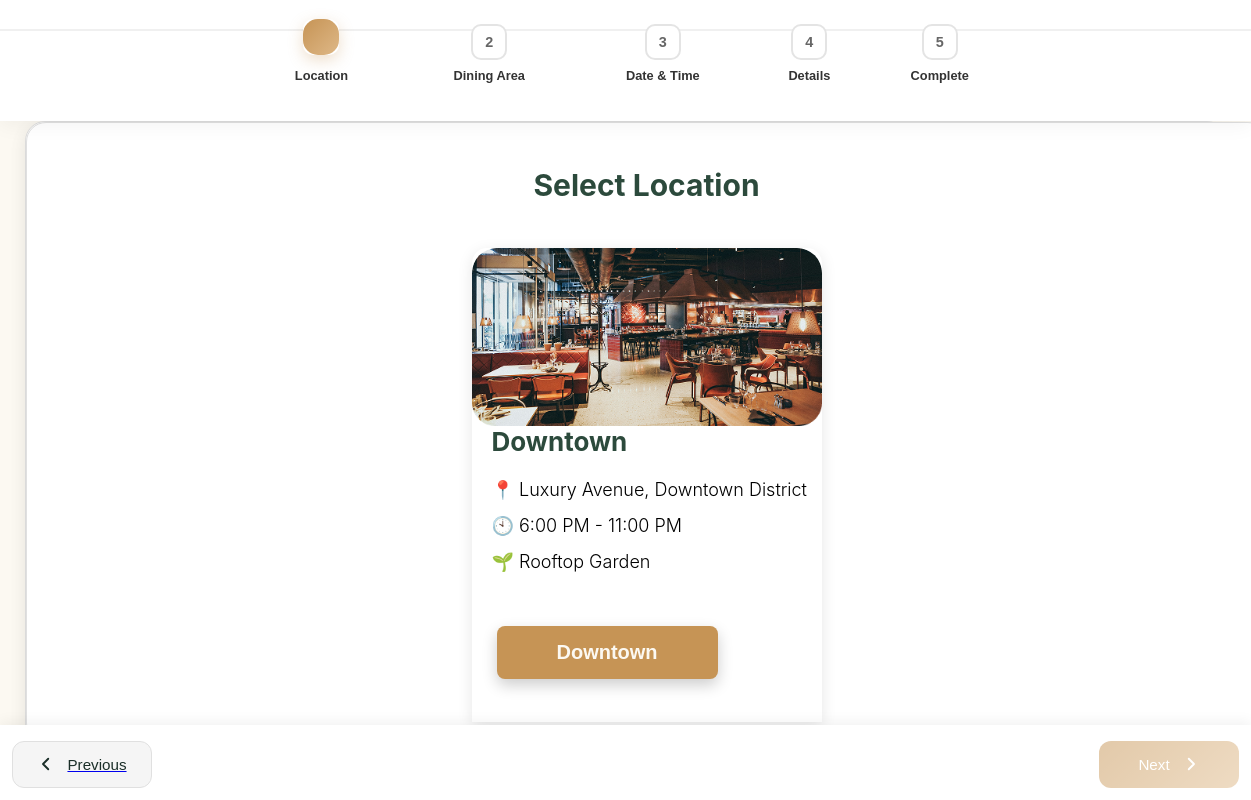
Page /location/reservation (signed in) on the earlier database version.
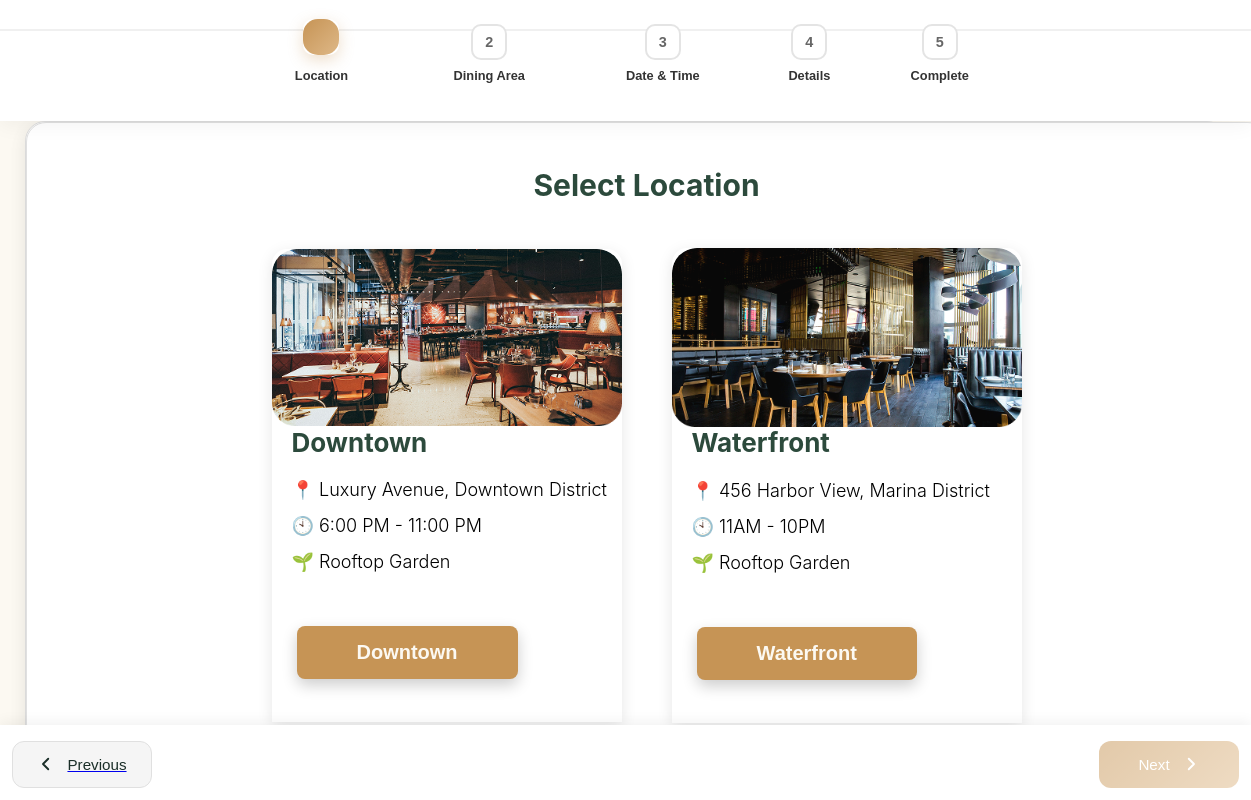
Same page on the later database version.
### app.py (models this page shows)
class Location(db.Model):
    __tablename__ = "locations"
    id = db.Column(db.Integer, primary_key=True)
    name = db.Column(db.String(100), nullable=False)
    address = db.Column(db.String(200), nullable=False)
    operating_hours = db.Column(db.String(50), nullable=True)
    contact_number = db.Column(db.String(15), nullable=True)
    tags1 = db.Column(db.String(50), nullable=True)
    tags2 = db.Column(db.String(50), nullable=True)
    tags3 = db.Column(db.String(50), nullable=True)
    image_url = db.Column(db.String(100), nullable=True)
    availability_status = db.Column(db.Boolean, default=True)
    reservations = db.relationship("Reservation", back_populates="location")

### app.py (the view, shortened to what this page needs)
@app.route('/location/reservation', methods=['GET', 'POST'])
@login_required
def location():
    locations = Location.query.all()
    reservation_type = session.get('reservation_type', '')
    return render_template('step.html', locations=locations, reservation_type=reservation_type)

### app.py (called while the page is built)
@login.user_loader
def load_user(user_id):
    print("Loading user with ID:", user_id)
    return User.query.get(int(user_id))

### templates/step.html (shortened to what this page needs)
<!DOCTYPE html>
<html lang="en">
<head>
    <link rel="stylesheet" href="{{ url_for('static', filename='step.css') }}">
</head>
<body>
    <div class="progress-wrapper">
        <div class="progress-steps">
            <button class="step-btn active" data-step="1">
                <span class="step-number">1</span>
                <div class="step-info">
                    <h3>Location</h3>
                </div>
            </button>
            <button class="step-btn" data-step="2">
                <span class="step-number">2</span>
                <div class="step-info">
                    <h3>Dining Area </h3>
                </div>
            </button>
            <button class="step-btn" data-step="3">
                <span class="step-number">3</span>
                <div class="step-info">
                    <h3>Date & Time</h3>
                </div>
            </button>
            <button class="step-btn" data-step="4">
                <span class="step-number">4</span>
                <div class="step-info">
                    <h3>Details</h3>
                </div>
            </button>
            <button class="step-btn " data-step="5">
                <span class="step-number">5</span>
                <div class="step-info">
                    <h3>Complete</h3>
                </div>
            </button>
        </div>
                    <div class="progress-line"></div>
                </div>
    <main class="main-content">
        <section class="step-section active" data-step="1">
            <div class="step-content-wrapper">
                <div class="step-content">
                    <span class="step-1-h2"><h2>Select Location</h2></span>
                    <div class="flex-container">
                    {% if locations and locations|length > 0 and locations[0].availability_status == 1 %}
                        {% for location in locations %}
                        <div class="flex-items flex-image">
                            <img src="{{ url_for('uploaded_file', filename=location.image_url) }}" alt="{{ location.name }}">
                            <div class="flex-box">
                                <h1>{{location.name}}</h1>
                                <ul>
                                    <li><span class="step-1-icons icon-margin">📍</span>  {{location.address}}</li>
                                    <li><span class="step-1-icons">🕙</span> {{location.operating_hours}} </li>
                                    <li><span class="step-1-icons">🌱</span> {{location.tags1}}</li>
                                </ul>
                                <span class="box-btn">
                                    <button class="step-1-btn" data-name="{{location.name}}"> {{location.name}} </button>
                                </span>
                            </div>
                        </div>
                {% endfor %}
            {% endif %}
                    </div>
                </div>
            </div>
        </section>
        <div class="nav-buttons">
            <a href="{{ url_for('reservation_type') }}">
            <button class="nav-btn prev" >
                <svg viewBox="0 0 24 24" fill="none" stroke="currentColor">
                    <path stroke-linecap="round" stroke-linejoin="round" d="M15 19l-7-7 7-7"/>
                </svg>
                <span>Previous</span>
            </button>
        </a>
                <button class="nav-btn next">
                    <span>Next</span>
                    <svg viewBox="0 0 24 24" fill="none" stroke="currentColor">
                        <path stroke-linecap="round" stroke-linejoin="round" d="M9 5l7 7-7 7"/>
                    </svg>
                </button>
        </div>
    </main>
</body>
</html>

Differences in the rows shown:
added Location: image_url (picture), name "Waterfront", address "456 Harbor View, Marina District", operating_hours "11AM - 10PM", tags1 "Rooftop Garden"
